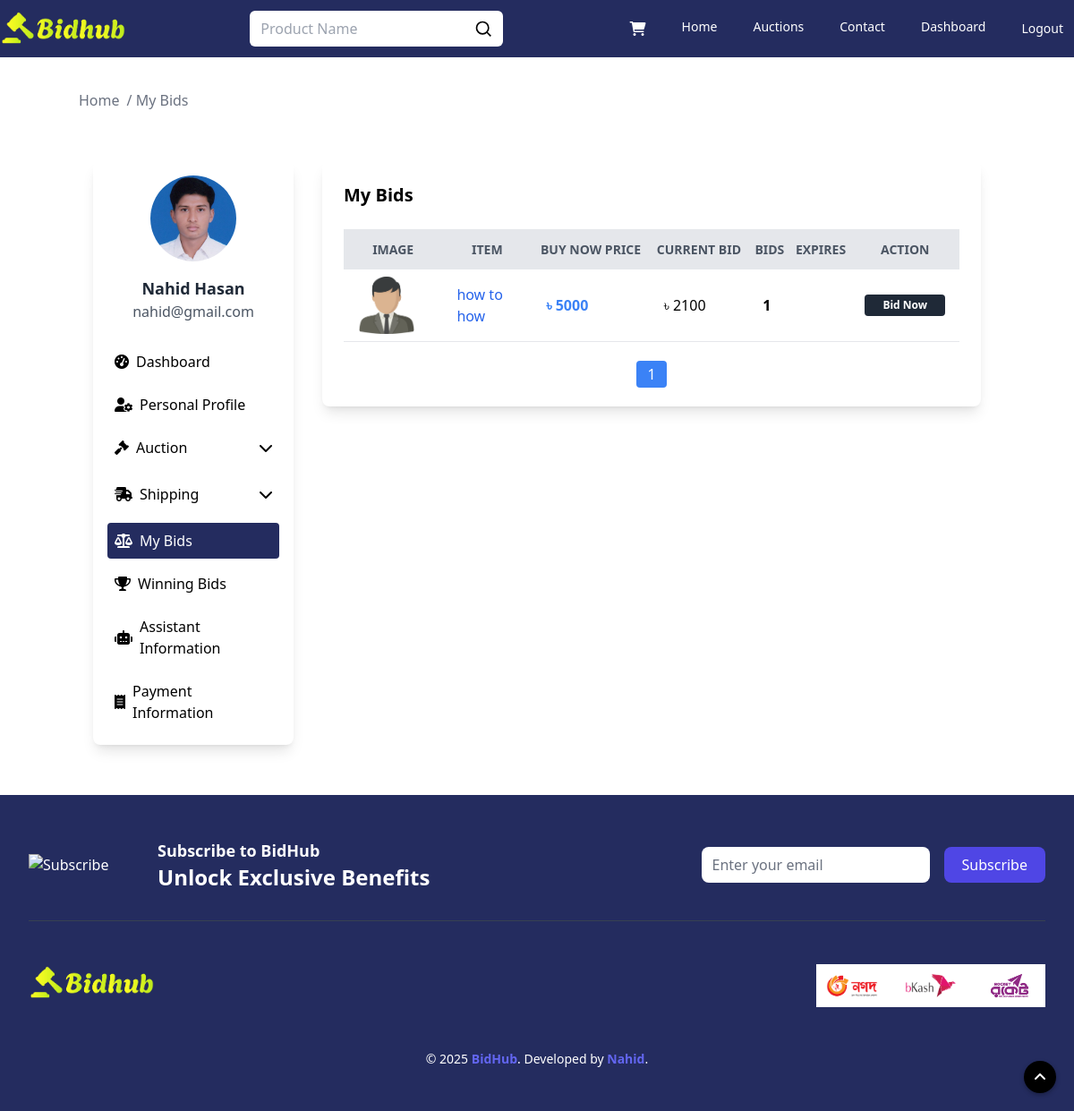
Screenshot of /user/bid (signed in) with the database file from the repository.
### auctions/models.py (models this page shows, shortened)
class User(AbstractUser):
    profile_picture = models.ImageField(upload_to='profile_pictures', null=True, blank=True)
    email = models.EmailField(_('email address'), unique=True)
    province = models.CharField(max_length=100, blank=True)
    city = models.CharField(max_length=100, blank=True)
    zone = models.CharField(max_length=100, blank=True)
    address = models.TextField(null=True, blank=True)
    zip_code = models.CharField(max_length=20, blank=True)
    phone = models.CharField(max_length=15, blank=True)
    objects = CustomUserManager()
    USERNAME_FIELD = 'username'
    EMAIL_FIELD = 'email'
    REQUIRED_FIELDS = ['email']

class AuctionList(models.Model):
    user = models.ForeignKey(User, on_delete=models.CASCADE, null=True)
    title = models.CharField(max_length=2000)
    desc = tinymce_models.HTMLField()
    starting_bid = models.IntegerField()
    buy_now_price = models.IntegerField(default=0)
    bid_watch_list = models.IntegerField(default=0)
    expire_date = models.DateTimeField(blank=False, null=True)
    categories = models.ManyToManyField('Category', through='AuctionCategory')
    active_bool = models.BooleanField(default=True)

### auctions/views.py (the view)
# urls.py: path("user/bid", views.user_bid, name="userBids"),
@login_required(login_url='login')
def user_bid(request):
    userBids = Bids.objects.filter(user=request.user)
    user_auctions = AuctionList.objects.filter(id__in=[bid.auction_id for bid in userBids])
    for auction in user_auctions:
        first_image = AuctionImage.objects.filter(auction=auction).first()
        if first_image:
            auction.image_url = request.build_absolute_uri(first_image.image_url.url)
        else:
            auction.image_url = None
        auction.total_bids = Bids.objects.filter(auction=auction).count()
        current_bid = Bids.objects.filter(auction=auction).aggregate(Max('bid'))['bid__max']
        auction.current_bid = current_bid if current_bid is not None else 0
    paginator = Paginator(user_auctions, 5)
    page_number = request.GET.get("page")
    page_obj = paginator.get_page(page_number)
    total_auctions = paginator.count
    user = request.user
    profile_picture_url = None
    if user.profile_picture:
        profile_picture_url = request.build_absolute_uri(user.profile_picture.url)
    return render(request, "my-bid.html", {
        'email': user.email,
        'name': f"{user.first_name} {user.last_name}",
        'profile_picture': profile_picture_url,
        'userBids': user_auctions,
        'user_auctions': page_obj,
        'total_auctions': total_auctions
    })

### auctions/templates/my-bid.html (shortened to what this page needs)
{% extends "layout.html" %}
{% load static %}
{% block body %}
    <div class="max-w-[1280px] w-full m-auto">
        <div class="pt-[100px]">
            <div class="container mx-auto">
                <ul class="flex space-x-2 text-gray-500">
                    <li><a href="/" class="hover:text-blue-500">Home</a></li>
                    <li><span> / My Bids</span></li>
                </ul>
            </div>
        </div>
        <section class="my-10">
            <div class="container mx-auto">
                <div class="flex flex-wrap justify-center">
                    {% include "sidebar.html" %}
                    <div class="w-full sm:w-2/3 lg:w-3/4 p-4">
                        <div class="bg-white shadow-lg rounded-lg p-6 mb-10">
                            <h5 class="text-xl font-semibold mb-6">My Bids</h5>
                            {% if userBids %}
                            <div class="w-full overflow-x-auto">
                                <table class="w-full border-collapse">
                                    <thead>
                                    <tr class="w-full bg-gray-200 text-gray-600 uppercase text-sm leading-normal">
                                        <th class="py-3">Image</th>
                                        <th class="py-3">Item</th>
                                        <th class="py-3">Buy Now Price</th>
                                        <th class="py-3">Current Bid</th>
                                        <th class="py-3">Bids</th>
                                        <th class="py-3">Expires</th>
                                        <th class="py-3">Action</th>
                                    </tr>
                                    </thead>
                                    <tbody>
                                    {% for auction_p_list in userBids %}
                                        <tr class="border-b hover:bg-gray-50">
                                            <td class="py-2 px-4">
                                                <a href="{% url 'auctionDetails' auction_p_list.id %}">
                                                    <img src="{{ auction_p_list.image_url }}"
                                                         alt="{{ auction_p_list.title }}"
                                                         class="h-16 w-auto rounded-lg">
                                                </a>
                                            </td>
                                            <td class="py-2 px-4 w-[100px]">
                                                <a href="{% url 'auctionDetails' auction_p_list.id %}"
                                                   class="text-blue-600 hover:underline line-clamp-2">
                                                    {{ auction_p_list.title }}
                                                </a>
                                            </td>
                                            <td class="py-2 px-4 text-blue-500 font-semibold">
                                                ৳ {{ auction_p_list.buy_now_price }}
                                            </td>
                                            <td class="py-2 px-4">
                                                ৳ {{ auction_p_list.current_bid|default:auction_p_list.starting_bid }}
                                            </td>
                                            <td class="py-2 px-4">
                                                <span class="font-bold">{{ auction_p_list.total_bids|default:"0" }}</span>
                                            </td>
                                            <td class="py-2 px-4">
                                            </td>
                                            <td class="py-2 px-4">
                                                <div class="bg-gray-800 text-center px-3 py-1 text-xs rounded">
                                                    <a href="{% url 'auctionDetails' auction_p_list.id %}"
                                                       class="text-white font-bold">Bid Now</a>
                                                </div>
                                            </td>
                                        </tr>
                                    {% endfor %}
                                    </tbody>
                                </table>
                            </div>
                                <div class="mt-6 flex justify-center">
                                    <ul class="flex space-x-2">
                                        {% for num in user_auctions.paginator.page_range %}
                                            {% if num == 1 or num == user_auctions.paginator.num_pages %}
                                                <li>
                                                    <a href="?page={{ num }}"
                                                       class="{% if num == user_auctions.number %} bg-blue-500 text-white {% else %} bg-gray-200 text-gray-700 {% endif %} px-3 py-1 rounded">
                                                        {{ num }}
                                                    </a>
                                                </li>
                                            {% elif num == user_auctions.number|add:"-2" or num == user_auctions.number|add:"2" %}
                                                <li>
                                                    <span class="px-3 py-1">...</span>
                                                </li>
                                            {% endif %}
                                        {% endfor %}
                                    </ul>
                                </div>
                            {% else %}
                                <p class="w-full text-center text-gray-600">Not found</p>
                            {% endif %}
                        </div>
                    </div>
                </div>
            </div>
        </section>
    </div>
{% endblock %}

### auctions/templates/sidebar.html (shortened to what this page needs)
{% load static %}
{% block body %}
    {% url 'userProfile' as user_profile_url %}
    {% url 'userDashboard' as user_dashboard_url %}
    {% url 'myAuction' as my_auction_url %}
    {% url 'userBids' as user_bids_url %}
    {% url 'userWinBids' as user_win_bids_url %}
    {% url 'paymentInformation' as payment_info_url %}
    {% url 'create' as create_auction_url %}
    {% url 'assistant_info' as assistant_info %}
    {% url 'shipping_to' as shipping_to %}
    {% url 'shipping_from' as shipping_from %}
    <div class="w-full sm:w-1/3 lg:w-1/4 p-4">
        <div class="bg-white shadow-lg rounded-lg p-4 sticky top-20">
            <div class="flex flex-col items-center">
                <div class="relative w-24 h-24 rounded-full overflow-hidden">
                    <form id="profile-pic-form" method="post" enctype="multipart/form-data">
                        <img id="profile-pic-preview" class="object-cover w-[100px] h-[100px]"
                             src="{% if profile_picture %}{{ profile_picture }}{% else %}{% static 'images/men.png' %}{% endif %}"
                             alt="{{ username }}">
                    </form>
                </div>
                <h5 class="mt-4 text-lg font-semibold text-gray-800">
                    {% if name %}{{ name }}{% else %}None{% endif %}
                </h5>
                <span class="text-gray-600">{{ user.email }}</span>
            </div>
            <ul class="mt-6 space-y-2">
                <li>
                    <a href="{{ user_dashboard_url }}"
                       class="flex items-center p-2 rounded w-full {% if request.path == user_dashboard_url %}bg-[#242c5f] text-white{% else %}text-black hover:bg-[#242c5f] hover:text-white{% endif %}">
                        <i class="fas fa-tachometer-alt mr-2"></i> Dashboard
                    </a>
                </li>
                <li>
                    <a href="{{ user_profile_url }}"
                       class="flex items-center p-2 rounded w-full {% if request.path == user_profile_url %}bg-[#242c5f] text-white{% else %}text-black hover:bg-[#242c5f] hover:text-white{% endif %}">
                        <i class="fas fa-user-cog mr-2"></i> Personal Profile
                    </a>
                </li>
                <li class="w-full">
                    <button onclick="toggleMenu('auction-menu', 'chevron-icon')"
                            class="flex items-center justify-between p-2 rounded w-full text-black hover:bg-[#242c5f] hover:text-white transition-colors"
                            data-url="{{ create_auction_url }}">
                        <span class="flex items-center">
                            <i class="fas fa-gavel mr-2"></i> Auction
                        </span>
                        <i id="chevron-icon" class="fas fa-chevron-down transition-transform duration-300"></i>
                    </button>
                </li>
                <li class="w-full">
                    <button onclick="toggleMenu('shipping-menu', 'shipping-chevron')"
                            class="flex items-center justify-between p-2 rounded w-full text-black hover:bg-[#242c5f] hover:text-white transition-colors"
                            data-url="{{ shipping_from }}">
                        <span class="flex items-center">
                            <i class="fa-solid fa-truck-fast mr-2"></i> Shipping
                        </span>
                        <i id="chevron-icon" class="fas fa-chevron-down transition-transform duration-300"></i>
                    </button>
                </li>
                <li>
                    <a href="{{ user_bids_url }}"
                       class="flex items-center p-2 rounded w-full {% if request.path == user_bids_url %}bg-[#242c5f] text-white{% else %}text-black hover:bg-[#242c5f] hover:text-white{% endif %}">
                        <i class="fas fa-balance-scale mr-2"></i> My Bids
                    </a>
                </li>
                <li>
                    <a href="{{ user_win_bids_url }}"
                       class="flex items-center p-2 rounded w-full {% if request.path == user_win_bids_url %}bg-[#242c5f] text-white{% else %}text-black hover:bg-[#242c5f] hover:text-white{% endif %}">
                        <i class="fas fa-trophy mr-2"></i> Winning Bids
                    </a>
                </li>
                <li>
                    <a href="{{ assistant_info }}"
                       class="flex items-center p-2 rounded w-full {% if request.path == assistant_info %}bg-[#242c5f] text-white{% else %}text-black hover:bg-[#242c5f] hover:text-white{% endif %}">
                        <i class="fa-solid fa-robot mr-2"></i> Assistant Information
                    </a>
                </li>
                <li>
                    <a href="{{ payment_info_url }}"
                       class="flex items-center p-2 rounded w-full {% if request.path == payment_info_url %}bg-[#242c5f] text-white{% else %}text-black hover:bg-[#242c5f] hover:text-white{% endif %}">
                        <i class="fas fa-receipt mr-2"></i> Payment Information
                    </a>
                </li>
            </ul>
        </div>
    </div>
{% endblock %}

### rows the page displays
User: email "nahid@gmail.com"
AuctionList: title "how to how", buy_now_price "5000", current_bid "2100", total_bids "1"

### other values shown
{{ name }} "Nahid Hasan"
{{ num }} "1"
